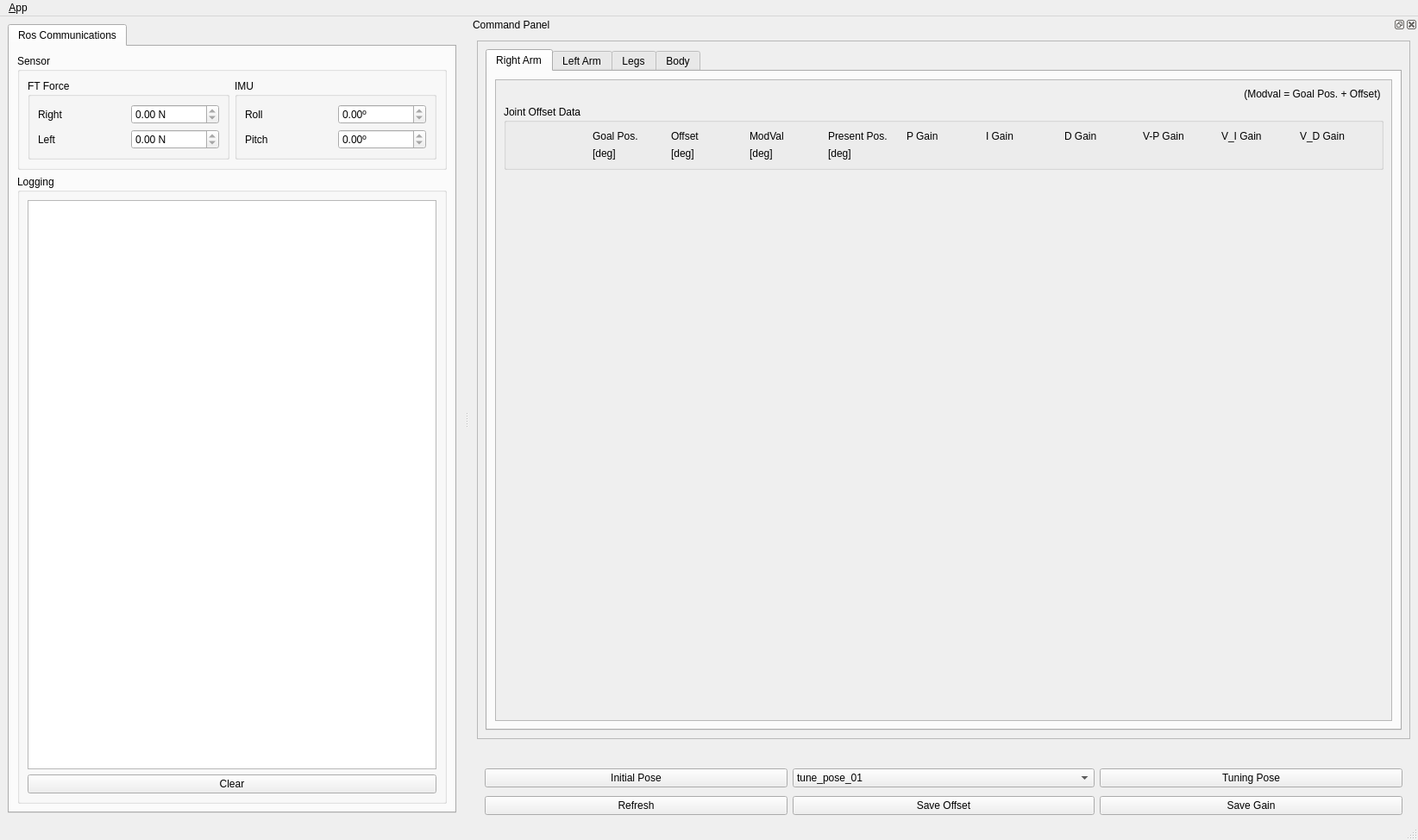
<?xml version="1.0" encoding="UTF-8"?>
<ui version="4.0">
 <class>MainWindowDesign</class>
 <widget class="QMainWindow" name="MainWindowDesign">
  <property name="geometry">
   <rect>
    <x>0</x>
    <y>0</y>
    <width>1644</width>
    <height>974</height>
   </rect>
  </property>
  <property name="sizePolicy">
   <sizepolicy hsizetype="Expanding" vsizetype="Expanding">
    <horstretch>0</horstretch>
    <verstretch>0</verstretch>
   </sizepolicy>
  </property>
  <property name="windowTitle">
   <string>ROBOTIS Tuner Client</string>
  </property>
  <property name="windowIcon">
   <iconset>
    <normaloff>:/images/robotis_icon.png</normaloff>:/images/robotis_icon.png</iconset>
  </property>
  <property name="locale">
   <locale language="English" country="UnitedStates"/>
  </property>
  <widget class="QWidget" name="centralwidget">
   <layout class="QHBoxLayout" name="horizontalLayout_3">
    <item>
     <widget class="QTabWidget" name="tab_manager">
      <property name="sizePolicy">
       <sizepolicy hsizetype="Minimum" vsizetype="Preferred">
        <horstretch>0</horstretch>
        <verstretch>0</verstretch>
       </sizepolicy>
      </property>
      <property name="minimumSize">
       <size>
        <width>500</width>
        <height>0</height>
       </size>
      </property>
      <property name="maximumSize">
       <size>
        <width>16777215</width>
        <height>1000</height>
       </size>
      </property>
      <property name="locale">
       <locale language="English" country="UnitedStates"/>
      </property>
      <property name="currentIndex">
       <number>0</number>
      </property>
      <widget class="QWidget" name="tab_status">
       <attribute name="title">
        <string>Ros Communications</string>
       </attribute>
       <layout class="QVBoxLayout" name="verticalLayout_2">
        <item>
         <widget class="QGroupBox" name="groupBox_sensor">
          <property name="title">
           <string>Sensor</string>
          </property>
          <layout class="QHBoxLayout" name="horizontalLayout">
           <item>
            <widget class="QGroupBox" name="groupBox_ft">
             <property name="title">
              <string>FT Force</string>
             </property>
             <layout class="QGridLayout" name="gridLayout_13">
              <item row="0" column="1">
               <widget class="QDoubleSpinBox" name="doubleSpinBox_force_right">
                <property name="readOnly">
                 <bool>true</bool>
                </property>
                <property name="suffix">
                 <string> N</string>
                </property>
                <property name="minimum">
                 <double>-500.000000000000000</double>
                </property>
                <property name="maximum">
                 <double>500.000000000000000</double>
                </property>
               </widget>
              </item>
              <item row="0" column="0">
               <widget class="QLabel" name="label_force_right">
                <property name="text">
                 <string>Right</string>
                </property>
               </widget>
              </item>
              <item row="1" column="0">
               <widget class="QLabel" name="label_force_left">
                <property name="text">
                 <string>Left</string>
                </property>
               </widget>
              </item>
              <item row="1" column="1">
               <widget class="QDoubleSpinBox" name="doubleSpinBox_force_left">
                <property name="readOnly">
                 <bool>true</bool>
                </property>
                <property name="suffix">
                 <string> N</string>
                </property>
                <property name="minimum">
                 <double>-500.000000000000000</double>
                </property>
                <property name="maximum">
                 <double>500.000000000000000</double>
                </property>
               </widget>
              </item>
             </layout>
            </widget>
           </item>
           <item>
            <widget class="QGroupBox" name="groupBox_imu">
             <property name="title">
              <string>IMU</string>
             </property>
             <layout class="QGridLayout" name="gridLayout_14">
              <item row="0" column="0">
               <widget class="QLabel" name="label_imu_roll">
                <property name="text">
                 <string>Roll</string>
                </property>
               </widget>
              </item>
              <item row="0" column="1">
               <widget class="QDoubleSpinBox" name="doubleSpinBox_imu_roll">
                <property name="readOnly">
                 <bool>true</bool>
                </property>
                <property name="suffix">
                 <string>º</string>
                </property>
                <property name="decimals">
                 <number>2</number>
                </property>
                <property name="minimum">
                 <double>-180.000000000000000</double>
                </property>
                <property name="maximum">
                 <double>180.000000000000000</double>
                </property>
               </widget>
              </item>
              <item row="1" column="0">
               <widget class="QLabel" name="label_imu_pitch">
                <property name="text">
                 <string>Pitch</string>
                </property>
               </widget>
              </item>
              <item row="1" column="1">
               <widget class="QDoubleSpinBox" name="doubleSpinBox_imu_pitch">
                <property name="readOnly">
                 <bool>true</bool>
                </property>
                <property name="suffix">
                 <string>º</string>
                </property>
                <property name="decimals">
                 <number>2</number>
                </property>
                <property name="minimum">
                 <double>-180.000000000000000</double>
                </property>
                <property name="maximum">
                 <double>180.000000000000000</double>
                </property>
               </widget>
              </item>
             </layout>
            </widget>
           </item>
          </layout>
         </widget>
        </item>
        <item>
         <widget class="QGroupBox" name="logging_groupBox">
          <property name="sizePolicy">
           <sizepolicy hsizetype="MinimumExpanding" vsizetype="Preferred">
            <horstretch>0</horstretch>
            <verstretch>0</verstretch>
           </sizepolicy>
          </property>
          <property name="title">
           <string>Logging</string>
          </property>
          <layout class="QGridLayout" name="gridLayout_3">
           <item row="1" column="0">
            <widget class="QPushButton" name="clear_button">
             <property name="text">
              <string>Clear</string>
             </property>
            </widget>
           </item>
           <item row="0" column="0">
            <widget class="QListView" name="view_logging"/>
           </item>
          </layout>
         </widget>
        </item>
       </layout>
      </widget>
     </widget>
    </item>
   </layout>
  </widget>
  <widget class="QMenuBar" name="menubar">
   <property name="geometry">
    <rect>
     <x>0</x>
     <y>0</y>
     <width>1644</width>
     <height>22</height>
    </rect>
   </property>
   <widget class="QMenu" name="menu_File">
    <property name="title">
     <string>&amp;App</string>
    </property>
    <addaction name="action_Preferences"/>
    <addaction name="separator"/>
    <addaction name="actionAbout"/>
    <addaction name="actionAbout_Qt"/>
    <addaction name="separator"/>
    <addaction name="action_Quit"/>
   </widget>
   <addaction name="menu_File"/>
  </widget>
  <widget class="QStatusBar" name="statusbar"/>
  <widget class="QDockWidget" name="dock_status">
   <property name="sizePolicy">
    <sizepolicy hsizetype="Minimum" vsizetype="Preferred">
     <horstretch>0</horstretch>
     <verstretch>0</verstretch>
    </sizepolicy>
   </property>
   <property name="minimumSize">
    <size>
     <width>1100</width>
     <height>878</height>
    </size>
   </property>
   <property name="allowedAreas">
    <set>Qt::RightDockWidgetArea</set>
   </property>
   <property name="windowTitle">
    <string>Command Panel</string>
   </property>
   <attribute name="dockWidgetArea">
    <number>2</number>
   </attribute>
   <widget class="QWidget" name="dockWidgetContents_2">
    <property name="sizePolicy">
     <sizepolicy hsizetype="Minimum" vsizetype="Preferred">
      <horstretch>0</horstretch>
      <verstretch>0</verstretch>
     </sizepolicy>
    </property>
    <layout class="QVBoxLayout" name="verticalLayout">
     <item>
      <widget class="QFrame" name="frame">
       <property name="sizePolicy">
        <sizepolicy hsizetype="Minimum" vsizetype="Minimum">
         <horstretch>0</horstretch>
         <verstretch>0</verstretch>
        </sizepolicy>
       </property>
       <property name="maximumSize">
        <size>
         <width>16777215</width>
         <height>1000</height>
        </size>
       </property>
       <property name="frameShape">
        <enum>QFrame::StyledPanel</enum>
       </property>
       <property name="frameShadow">
        <enum>QFrame::Raised</enum>
       </property>
       <layout class="QVBoxLayout" name="verticalLayout_3">
        <item>
         <widget class="QTabWidget" name="tab">
          <property name="sizePolicy">
           <sizepolicy hsizetype="Minimum" vsizetype="Minimum">
            <horstretch>0</horstretch>
            <verstretch>0</verstretch>
           </sizepolicy>
          </property>
          <property name="minimumSize">
           <size>
            <width>0</width>
            <height>0</height>
           </size>
          </property>
          <property name="maximumSize">
           <size>
            <width>16777215</width>
            <height>3000</height>
           </size>
          </property>
          <property name="currentIndex">
           <number>0</number>
          </property>
          <widget class="QWidget" name="right_arm_tab">
           <attribute name="title">
            <string>Right Arm</string>
           </attribute>
           <layout class="QVBoxLayout" name="verticalLayout_4">
            <item>
             <widget class="QScrollArea" name="scrollArea">
              <property name="widgetResizable">
               <bool>true</bool>
              </property>
              <widget class="QWidget" name="scrollAreaWidgetContents">
               <property name="geometry">
                <rect>
                 <x>0</x>
                 <y>0</y>
                 <width>1038</width>
                 <height>736</height>
                </rect>
               </property>
               <layout class="QVBoxLayout" name="verticalLayout_6">
                <item>
                 <widget class="QLabel" name="right_arm_modval">
                  <property name="maximumSize">
                   <size>
                    <width>16777215</width>
                    <height>20</height>
                   </size>
                  </property>
                  <property name="text">
                   <string>(Modval = Goal Pos. + Offset) </string>
                  </property>
                  <property name="alignment">
                   <set>Qt::AlignRight|Qt::AlignTrailing|Qt::AlignVCenter</set>
                  </property>
                 </widget>
                </item>
                <item>
                 <widget class="QGroupBox" name="right_arm_group">
                  <property name="sizePolicy">
                   <sizepolicy hsizetype="Minimum" vsizetype="Minimum">
                    <horstretch>0</horstretch>
                    <verstretch>0</verstretch>
                   </sizepolicy>
                  </property>
                  <property name="maximumSize">
                   <size>
                    <width>16777215</width>
                    <height>350</height>
                   </size>
                  </property>
                  <property name="title">
                   <string>Joint Offset Data</string>
                  </property>
                  <layout class="QGridLayout" name="gridLayout">
                   <item row="0" column="0">
                    <widget class="QLabel" name="label">
                     <property name="text">
                      <string/>
                     </property>
                    </widget>
                   </item>
                   <item row="0" column="1">
                    <widget class="QLabel" name="r_arm_goal_pos">
                     <property name="text">
                      <string>Goal Pos. </string>
                     </property>
                    </widget>
                   </item>
                   <item row="0" column="2">
                    <widget class="QLabel" name="r_arm_offset">
                     <property name="text">
                      <string>Offset </string>
                     </property>
                    </widget>
                   </item>
                   <item row="0" column="3">
                    <widget class="QLabel" name="r_arm_modval">
                     <property name="text">
                      <string>ModVal</string>
                     </property>
                    </widget>
                   </item>
                   <item row="0" column="4">
                    <widget class="QLabel" name="r_arm_present_pos">
                     <property name="text">
                      <string>Present Pos.</string>
                     </property>
                    </widget>
                   </item>
                   <item row="0" column="5">
                    <widget class="QLabel" name="r_arm_p_gain">
                     <property name="text">
                      <string>P Gain</string>
                     </property>
                    </widget>
                   </item>
                   <item row="0" column="6">
                    <widget class="QLabel" name="r_arm_i_gain">
                     <property name="text">
                      <string>I Gain</string>
                     </property>
                    </widget>
                   </item>
                   <item row="0" column="7">
                    <widget class="QLabel" name="r_arm_d_gain">
                     <property name="text">
                      <string>D Gain</string>
                     </property>
                    </widget>
                   </item>
                   <item row="0" column="8">
                    <widget class="QLabel" name="r_arm_v_p_gain">
                     <property name="text">
                      <string>V-P Gain</string>
                     </property>
                    </widget>
                   </item>
                   <item row="0" column="9">
                    <widget class="QLabel" name="r_arm_v_i_gain">
                     <property name="text">
                      <string>V_I Gain</string>
                     </property>
                    </widget>
                   </item>
                   <item row="0" column="10">
                    <widget class="QLabel" name="r_arm_v_d_gain">
                     <property name="text">
                      <string>V_D Gain</string>
                     </property>
                    </widget>
                   </item>
                   <item row="1" column="0">
                    <widget class="QLabel" name="label_2">
                     <property name="text">
                      <string/>
                     </property>
                    </widget>
                   </item>
                   <item row="1" column="1">
                    <widget class="QLabel" name="r_arm_deg_1">
                     <property name="text">
                      <string>[deg]</string>
                     </property>
                    </widget>
                   </item>
                   <item row="1" column="2">
                    <widget class="QLabel" name="r_arm_deg_2">
                     <property name="text">
                      <string>[deg]</string>
                     </property>
                    </widget>
                   </item>
                   <item row="1" column="3">
                    <widget class="QLabel" name="r_arm_deg_3">
                     <property name="text">
                      <string>[deg]</string>
                     </property>
                    </widget>
                   </item>
                   <item row="1" column="4">
                    <widget class="QLabel" name="r_arm_deg_4">
                     <property name="text">
                      <string>[deg]</string>
                     </property>
                    </widget>
                   </item>
                  </layout>
                 </widget>
                </item>
                <item>
                 <spacer name="verticalSpacer">
                  <property name="orientation">
                   <enum>Qt::Vertical</enum>
                  </property>
                  <property name="sizeHint" stdset="0">
                   <size>
                    <width>20</width>
                    <height>40</height>
                   </size>
                  </property>
                 </spacer>
                </item>
               </layout>
              </widget>
             </widget>
            </item>
           </layout>
          </widget>
          <widget class="QWidget" name="left_arm_tab">
           <attribute name="title">
            <string>Left Arm</string>
           </attribute>
           <layout class="QVBoxLayout" name="verticalLayout_5">
            <item>
             <widget class="QScrollArea" name="scrollArea_2">
              <property name="widgetResizable">
               <bool>true</bool>
              </property>
              <widget class="QWidget" name="scrollAreaWidgetContents_2">
               <property name="geometry">
                <rect>
                 <x>0</x>
                 <y>0</y>
                 <width>1038</width>
                 <height>736</height>
                </rect>
               </property>
               <layout class="QVBoxLayout" name="verticalLayout_7">
                <item>
                 <widget class="QLabel" name="left_arm_modval">
                  <property name="text">
                   <string>(Modval = Goal Pos. + Offset) </string>
                  </property>
                  <property name="alignment">
                   <set>Qt::AlignRight|Qt::AlignTrailing|Qt::AlignVCenter</set>
                  </property>
                 </widget>
                </item>
                <item>
                 <widget class="QGroupBox" name="left_arm_group">
                  <property name="sizePolicy">
                   <sizepolicy hsizetype="Minimum" vsizetype="Minimum">
                    <horstretch>0</horstretch>
                    <verstretch>0</verstretch>
                   </sizepolicy>
                  </property>
                  <property name="maximumSize">
                   <size>
                    <width>16777215</width>
                    <height>350</height>
                   </size>
                  </property>
                  <property name="title">
                   <string>Joint Offset Data</string>
                  </property>
                  <layout class="QGridLayout" name="gridLayout_4">
                   <item row="1" column="2">
                    <widget class="QLabel" name="l_arm_offset">
                     <property name="text">
                      <string>Offset</string>
                     </property>
                    </widget>
                   </item>
                   <item row="1" column="0">
                    <widget class="QLabel" name="label_3">
                     <property name="text">
                      <string/>
                     </property>
                    </widget>
                   </item>
                   <item row="1" column="4">
                    <widget class="QLabel" name="l_arm_present_pos">
                     <property name="text">
                      <string>Present Pos.</string>
                     </property>
                    </widget>
                   </item>
                   <item row="1" column="5">
                    <widget class="QLabel" name="l_arm_p_gain">
                     <property name="text">
                      <string>P Gain</string>
                     </property>
                    </widget>
                   </item>
                   <item row="1" column="6">
                    <widget class="QLabel" name="l_arm_i_gain">
                     <property name="text">
                      <string>I Gain</string>
                     </property>
                    </widget>
                   </item>
                   <item row="2" column="1">
                    <widget class="QLabel" name="l_arm_deg_1">
                     <property name="text">
                      <string>[deg]</string>
                     </property>
                    </widget>
                   </item>
                   <item row="1" column="3">
                    <widget class="QLabel" name="l_arm_modval">
                     <property name="text">
                      <string>ModVal</string>
                     </property>
                    </widget>
                   </item>
                   <item row="1" column="9">
                    <widget class="QLabel" name="l_arm_v_i_gain_2">
                     <property name="text">
                      <string>V_I Gain</string>
                     </property>
                    </widget>
                   </item>
                   <item row="2" column="2">
                    <widget class="QLabel" name="l_arm_deg_2">
                     <property name="text">
                      <string>[deg]</string>
                     </property>
                    </widget>
                   </item>
                   <item row="1" column="1">
                    <widget class="QLabel" name="l_arm_goal_pos">
                     <property name="text">
                      <string>Goal Pos.</string>
                     </property>
                    </widget>
                   </item>
                   <item row="2" column="4">
                    <widget class="QLabel" name="l_arm_deg_4">
                     <property name="text">
                      <string>[deg]</string>
                     </property>
                    </widget>
                   </item>
                   <item row="1" column="7">
                    <widget class="QLabel" name="l_arm_d_gain">
                     <property name="text">
                      <string>D Gain</string>
                     </property>
                    </widget>
                   </item>
                   <item row="2" column="3">
                    <widget class="QLabel" name="l_arm_deg_3">
                     <property name="text">
                      <string>[deg]</string>
                     </property>
                    </widget>
                   </item>
                   <item row="2" column="0">
                    <widget class="QLabel" name="label_4">
                     <property name="text">
                      <string/>
                     </property>
                    </widget>
                   </item>
                   <item row="1" column="8">
                    <widget class="QLabel" name="l_arm_v_p_gain_2">
                     <property name="text">
                      <string>V-P Gain</string>
                     </property>
                    </widget>
                   </item>
                   <item row="1" column="10">
                    <widget class="QLabel" name="l_arm_v_d_gain_2">
                     <property name="text">
                      <string>V_D Gain</string>
                     </property>
                    </widget>
                   </item>
                  </layout>
                 </widget>
                </item>
                <item>
                 <spacer name="verticalSpacer_2">
                  <property name="orientation">
                   <enum>Qt::Vertical</enum>
                  </property>
                  <property name="sizeHint" stdset="0">
                   <size>
                    <width>20</width>
                    <height>40</height>
                   </size>
                  </property>
                 </spacer>
                </item>
               </layout>
              </widget>
             </widget>
            </item>
           </layout>
          </widget>
          <widget class="QWidget" name="leg_tab">
           <attribute name="title">
            <string>Legs</string>
           </attribute>
           <layout class="QGridLayout" name="gridLayout_6">
            <item row="0" column="0">
             <widget class="QScrollArea" name="scrollArea_3">
              <property name="widgetResizable">
               <bool>true</bool>
              </property>
              <widget class="QWidget" name="scrollAreaWidgetContents_3">
               <property name="geometry">
                <rect>
                 <x>0</x>
                 <y>0</y>
                 <width>1038</width>
                 <height>736</height>
                </rect>
               </property>
               <layout class="QVBoxLayout" name="verticalLayout_8">
                <item>
                 <widget class="QLabel" name="leg_modval">
                  <property name="text">
                   <string>(Modval = Goal Pos. + Offset) </string>
                  </property>
                  <property name="alignment">
                   <set>Qt::AlignRight|Qt::AlignTrailing|Qt::AlignVCenter</set>
                  </property>
                 </widget>
                </item>
                <item>
                 <widget class="QGroupBox" name="leg_group">
                  <property name="title">
                   <string>Joint Offset Data</string>
                  </property>
                  <layout class="QGridLayout" name="gridLayout_7">
                   <item row="0" column="0">
                    <widget class="QLabel" name="label_5">
                     <property name="text">
                      <string/>
                     </property>
                    </widget>
                   </item>
                   <item row="0" column="1">
                    <widget class="QLabel" name="leg_goal_pos">
                     <property name="text">
                      <string>Goal Pos.</string>
                     </property>
                    </widget>
                   </item>
                   <item row="0" column="2">
                    <widget class="QLabel" name="leg_offset">
                     <property name="text">
                      <string>Offset</string>
                     </property>
                    </widget>
                   </item>
                   <item row="0" column="3">
                    <widget class="QLabel" name="leg_modval_2">
                     <property name="text">
                      <string>Modval</string>
                     </property>
                    </widget>
                   </item>
                   <item row="0" column="4">
                    <widget class="QLabel" name="leg_present_pos">
                     <property name="text">
                      <string>Present Pos.</string>
                     </property>
                    </widget>
                   </item>
                   <item row="0" column="5">
                    <widget class="QLabel" name="leg_p_gain">
                     <property name="text">
                      <string>P Gain</string>
                     </property>
                    </widget>
                   </item>
                   <item row="0" column="6">
                    <widget class="QLabel" name="leg_i_gain">
                     <property name="text">
                      <string>I Gain</string>
                     </property>
                    </widget>
                   </item>
                   <item row="0" column="7">
                    <widget class="QLabel" name="leg_d_gain">
                     <property name="text">
                      <string>D Gain</string>
                     </property>
                    </widget>
                   </item>
                   <item row="0" column="8">
                    <widget class="QLabel" name="leg_v_p_gain_3">
                     <property name="text">
                      <string>V-P Gain</string>
                     </property>
                    </widget>
                   </item>
                   <item row="0" column="9">
                    <widget class="QLabel" name="leg_v_i_gain_3">
                     <property name="text">
                      <string>V_I Gain</string>
                     </property>
                    </widget>
                   </item>
                   <item row="0" column="10">
                    <widget class="QLabel" name="leg_v_d_gain_3">
                     <property name="text">
                      <string>V_D Gain</string>
                     </property>
                    </widget>
                   </item>
                   <item row="1" column="0">
                    <widget class="QLabel" name="label_6">
                     <property name="text">
                      <string/>
                     </property>
                    </widget>
                   </item>
                   <item row="1" column="1">
                    <widget class="QLabel" name="leg_deg_1">
                     <property name="text">
                      <string>[deg]</string>
                     </property>
                    </widget>
                   </item>
                   <item row="1" column="2">
                    <widget class="QLabel" name="leg_deg_2">
                     <property name="text">
                      <string>[deg]</string>
                     </property>
                    </widget>
                   </item>
                   <item row="1" column="3">
                    <widget class="QLabel" name="leg_deg_3">
                     <property name="text">
                      <string>[deg]</string>
                     </property>
                    </widget>
                   </item>
                   <item row="1" column="4">
                    <widget class="QLabel" name="leg_deg_4">
                     <property name="text">
                      <string>[deg]</string>
                     </property>
                    </widget>
                   </item>
                  </layout>
                 </widget>
                </item>
                <item>
                 <spacer name="verticalSpacer_3">
                  <property name="orientation">
                   <enum>Qt::Vertical</enum>
                  </property>
                  <property name="sizeHint" stdset="0">
                   <size>
                    <width>20</width>
                    <height>40</height>
                   </size>
                  </property>
                 </spacer>
                </item>
               </layout>
              </widget>
             </widget>
            </item>
           </layout>
          </widget>
          <widget class="QWidget" name="body_tab">
           <attribute name="title">
            <string>Body</string>
           </attribute>
           <layout class="QGridLayout" name="gridLayout_9">
            <item row="0" column="0">
             <widget class="QScrollArea" name="scrollArea_4">
              <property name="widgetResizable">
               <bool>true</bool>
              </property>
              <widget class="QWidget" name="scrollAreaWidgetContents_4">
               <property name="geometry">
                <rect>
                 <x>0</x>
                 <y>0</y>
                 <width>1038</width>
                 <height>736</height>
                </rect>
               </property>
               <layout class="QVBoxLayout" name="verticalLayout_9">
                <item>
                 <widget class="QLabel" name="body_modval">
                  <property name="text">
                   <string>(Modval = Goal Pos. + Offset) </string>
                  </property>
                  <property name="alignment">
                   <set>Qt::AlignRight|Qt::AlignTrailing|Qt::AlignVCenter</set>
                  </property>
                 </widget>
                </item>
                <item>
                 <widget class="QGroupBox" name="body_group">
                  <property name="title">
                   <string>Joint Offset Data</string>
                  </property>
                  <layout class="QGridLayout" name="gridLayout_10">
                   <item row="0" column="0">
                    <widget class="QLabel" name="label_7">
                     <property name="text">
                      <string/>
                     </property>
                    </widget>
                   </item>
                   <item row="0" column="1">
                    <widget class="QLabel" name="body_goal_pos">
                     <property name="text">
                      <string>Goal Pos.</string>
                     </property>
                    </widget>
                   </item>
                   <item row="0" column="2">
                    <widget class="QLabel" name="body_offset">
                     <property name="text">
                      <string>Offset</string>
                     </property>
                    </widget>
                   </item>
                   <item row="0" column="3">
                    <widget class="QLabel" name="body_modval_2">
                     <property name="text">
                      <string>Modval</string>
                     </property>
                    </widget>
                   </item>
                   <item row="0" column="4">
                    <widget class="QLabel" name="body_preset_pos">
                     <property name="text">
                      <string>Present Pos.</string>
                     </property>
                    </widget>
                   </item>
                   <item row="0" column="5">
                    <widget class="QLabel" name="body_p_gain">
                     <property name="text">
                      <string>P Gain</string>
                     </property>
                    </widget>
                   </item>
                   <item row="0" column="6">
                    <widget class="QLabel" name="body_i_gain">
                     <property name="text">
                      <string>I Gain</string>
                     </property>
                    </widget>
                   </item>
                   <item row="0" column="7">
                    <widget class="QLabel" name="body_d_gain">
                     <property name="text">
                      <string>D Gain</string>
                     </property>
                    </widget>
                   </item>
                   <item row="0" column="8">
                    <widget class="QLabel" name="body_v_p_gain_4">
                     <property name="text">
                      <string>V-P Gain</string>
                     </property>
                    </widget>
                   </item>
                   <item row="0" column="9">
                    <widget class="QLabel" name="body_v_i_gain_4">
                     <property name="text">
                      <string>V_I Gain</string>
                     </property>
                    </widget>
                   </item>
                   <item row="0" column="10">
                    <widget class="QLabel" name="body_v_d_gain_4">
                     <property name="text">
                      <string>V_D Gain</string>
                     </property>
                    </widget>
                   </item>
                   <item row="1" column="0">
                    <widget class="QLabel" name="label_8">
                     <property name="text">
                      <string/>
                     </property>
                    </widget>
                   </item>
                   <item row="1" column="1">
                    <widget class="QLabel" name="body_deg_1">
                     <property name="text">
                      <string>[deg]</string>
                     </property>
                    </widget>
                   </item>
                   <item row="1" column="2">
                    <widget class="QLabel" name="body_deg_2">
                     <property name="text">
                      <string>[deg]</string>
                     </property>
                    </widget>
                   </item>
                   <item row="1" column="3">
                    <widget class="QLabel" name="body_deg_3">
                     <property name="text">
                      <string>[deg]</string>
                     </property>
                    </widget>
                   </item>
                   <item row="1" column="4">
                    <widget class="QLabel" name="body_deg_4">
                     <property name="text">
                      <string>[deg]</string>
                     </property>
                    </widget>
                   </item>
                  </layout>
                 </widget>
                </item>
                <item>
                 <spacer name="verticalSpacer_4">
                  <property name="orientation">
                   <enum>Qt::Vertical</enum>
                  </property>
                  <property name="sizeHint" stdset="0">
                   <size>
                    <width>20</width>
                    <height>40</height>
                   </size>
                  </property>
                 </spacer>
                </item>
               </layout>
              </widget>
             </widget>
            </item>
           </layout>
          </widget>
         </widget>
        </item>
       </layout>
      </widget>
     </item>
     <item>
      <widget class="QWidget" name="widget" native="true">
       <property name="sizePolicy">
        <sizepolicy hsizetype="Minimum" vsizetype="Minimum">
         <horstretch>0</horstretch>
         <verstretch>0</verstretch>
        </sizepolicy>
       </property>
       <property name="minimumSize">
        <size>
         <width>0</width>
         <height>80</height>
        </size>
       </property>
       <property name="maximumSize">
        <size>
         <width>16777215</width>
         <height>50</height>
        </size>
       </property>
       <layout class="QGridLayout" name="gridLayout_12">
        <item row="0" column="1">
         <widget class="QPushButton" name="inipose_button">
          <property name="text">
           <string>Initial Pose</string>
          </property>
         </widget>
        </item>
        <item row="1" column="1">
         <widget class="QPushButton" name="refresh_button">
          <property name="text">
           <string>Refresh</string>
          </property>
         </widget>
        </item>
        <item row="1" column="3">
         <widget class="QPushButton" name="save_offset_button">
          <property name="text">
           <string>Save Offset</string>
          </property>
         </widget>
        </item>
        <item row="1" column="4">
         <widget class="QPushButton" name="save_gain_button">
          <property name="text">
           <string>Save Gain</string>
          </property>
         </widget>
        </item>
        <item row="0" column="4">
         <widget class="QPushButton" name="tuning_pose_button">
          <property name="text">
           <string>Tuning Pose</string>
          </property>
         </widget>
        </item>
        <item row="0" column="3">
         <widget class="QComboBox" name="tuning_pose_comboBox">
          <item>
           <property name="text">
            <string>tune_pose_01</string>
           </property>
          </item>
          <item>
           <property name="text">
            <string>tune_pose_02</string>
           </property>
          </item>
          <item>
           <property name="text">
            <string>tune_pose_03</string>
           </property>
          </item>
          <item>
           <property name="text">
            <string>tune_pose_04</string>
           </property>
          </item>
         </widget>
        </item>
       </layout>
      </widget>
     </item>
    </layout>
   </widget>
  </widget>
  <action name="action_Quit">
   <property name="text">
    <string>&amp;Quit</string>
   </property>
   <property name="shortcut">
    <string>Ctrl+Q</string>
   </property>
   <property name="shortcutContext">
    <enum>Qt::ApplicationShortcut</enum>
   </property>
  </action>
  <action name="action_Preferences">
   <property name="text">
    <string>&amp;Preferences</string>
   </property>
  </action>
  <action name="actionAbout">
   <property name="text">
    <string>&amp;About</string>
   </property>
  </action>
  <action name="actionAbout_Qt">
   <property name="text">
    <string>About &amp;Qt</string>
   </property>
  </action>
 </widget>
 <resources/>
 <connections>
  <connection>
   <sender>action_Quit</sender>
   <signal>triggered()</signal>
   <receiver>MainWindowDesign</receiver>
   <slot>close()</slot>
   <hints>
    <hint type="sourcelabel">
     <x>-1</x>
     <y>-1</y>
    </hint>
    <hint type="destinationlabel">
     <x>399</x>
     <y>299</y>
    </hint>
   </hints>
  </connection>
 </connections>
</ui>
